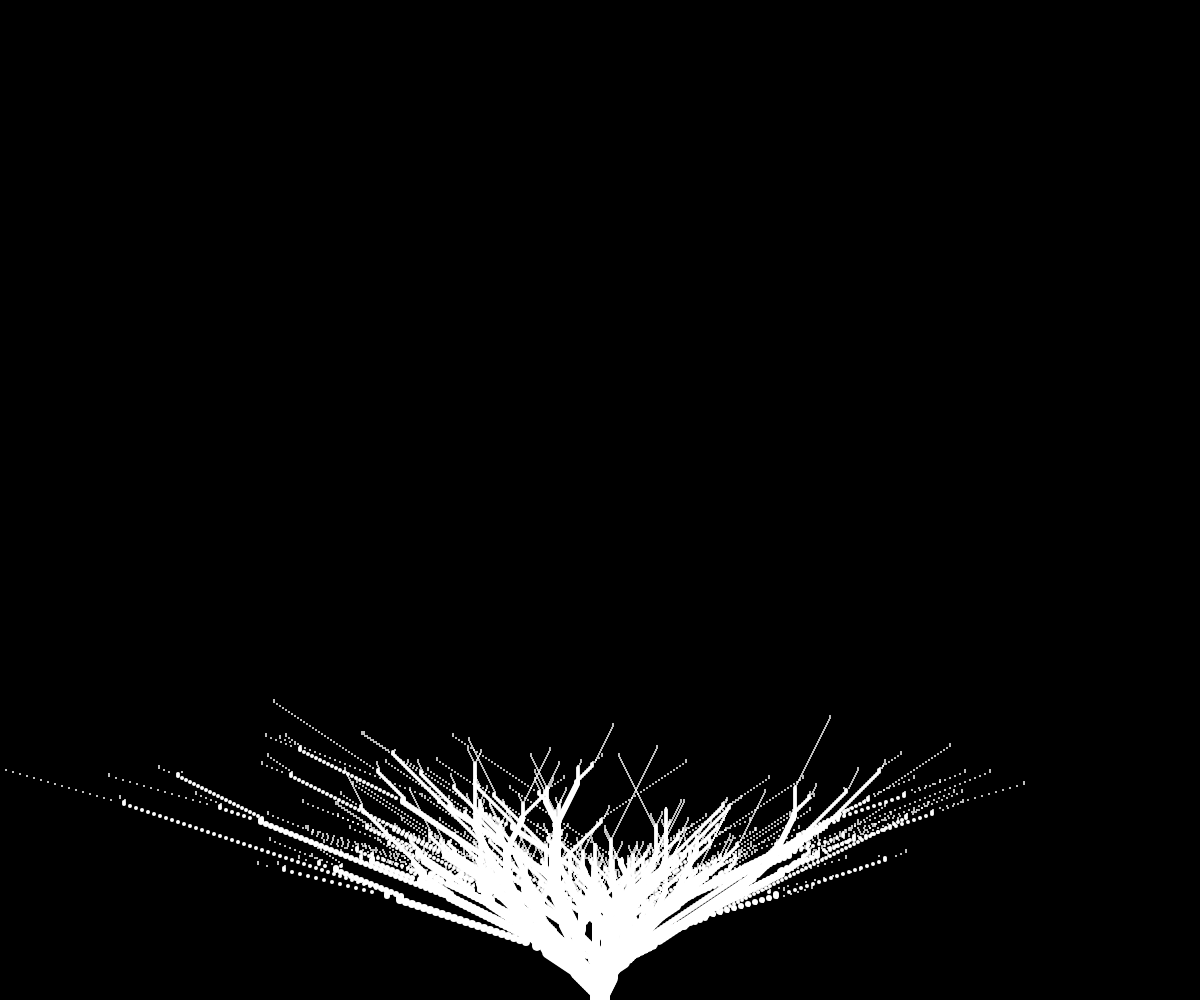
Frame 1 (no input)
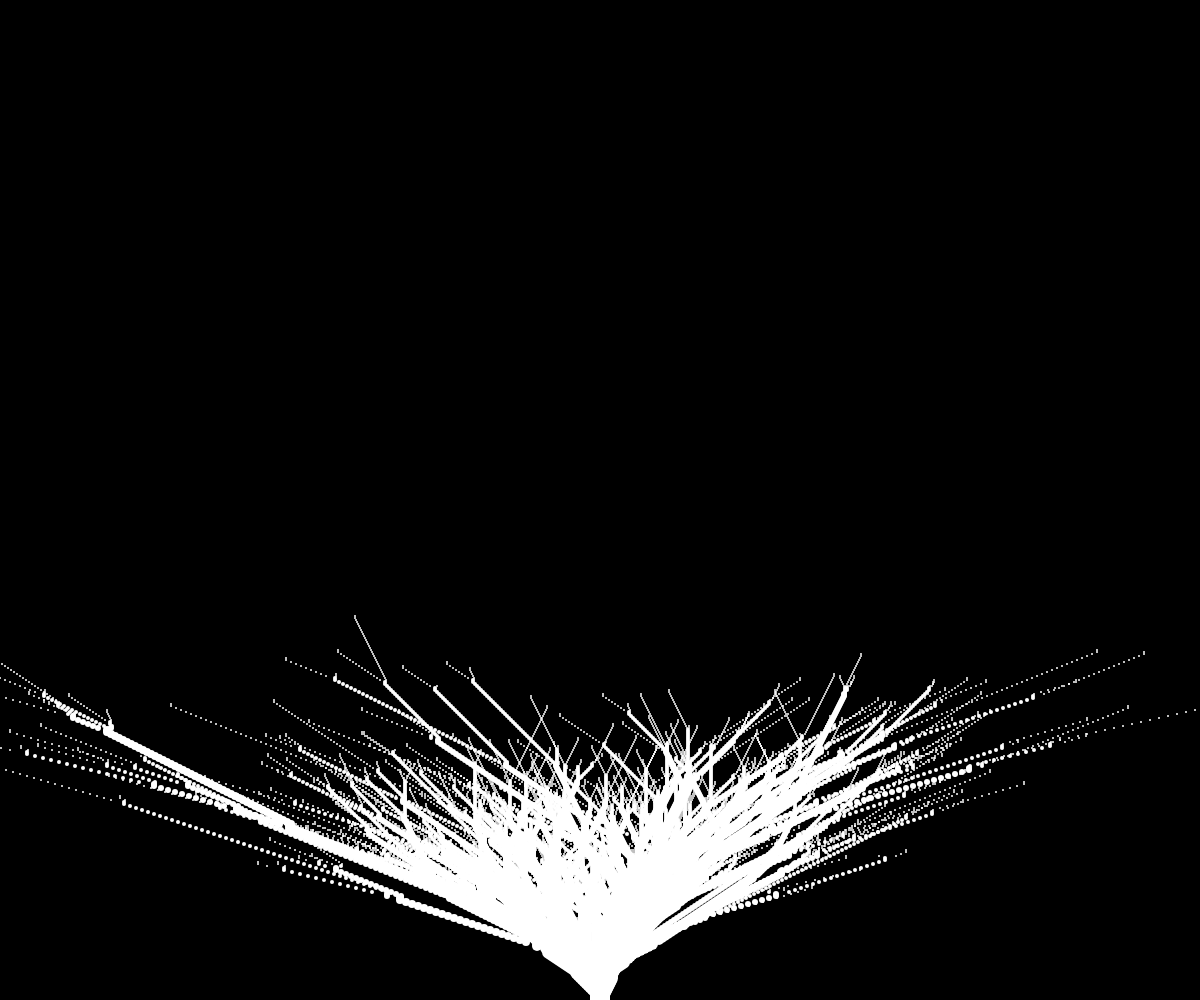
Frame 2 (the mouse pressed at the canvas centre, redrawn once)

The p5.js sketch that drew these frames (run headless with seeded random() and noise() and a simulated clock; the mouse was pressed at the canvas centre and the sketch redrawn once):

// p5.js sketch
// ── sketch.js
var cr;
function setup() {
  createCanvas(windowWidth,windowHeight);
  background(0);
  noStroke();
  noLoop();
  cr = random(200000);
  randomSeed(cr);
}

function draw() {
  translate(width/2,height);
  rotate(PI);
  branch(0,0,0,20);
}

function branch(x,y,d,s){
  if(s<=1){
    return 0;
  } else {
    if(random(10)>9){
      ellipse(x,y,s,s);
      branch(x-d,y+2,d-1,s-2);
      branch(x+d,y+2,d+1,s-2);
    } else {
      ellipse(x+d,y,s,s);
      branch(x+d,y+2,d,s);
    }
  }
}
